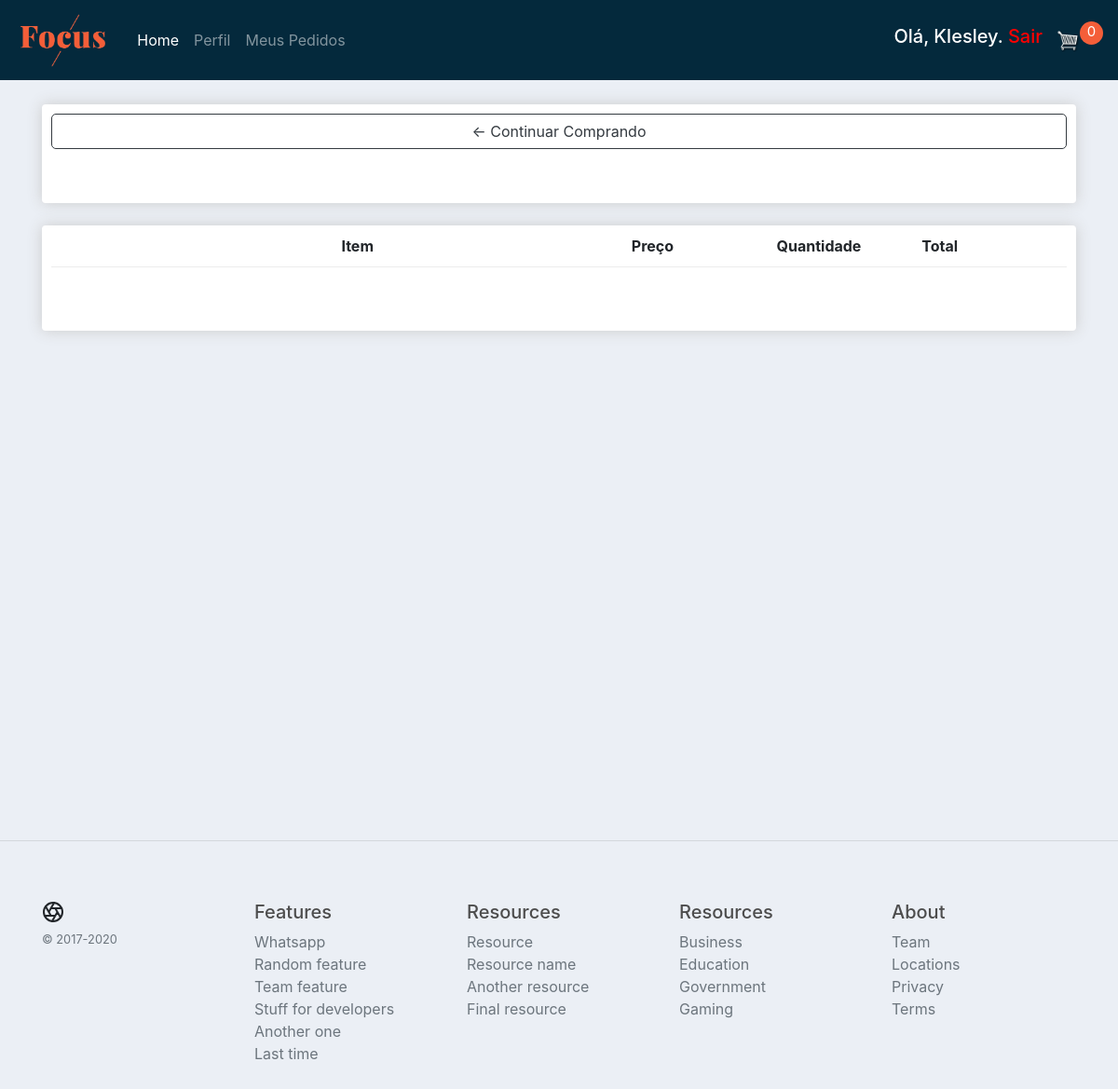
/cart/ (signed in), run on an earlier commit of the app's database.
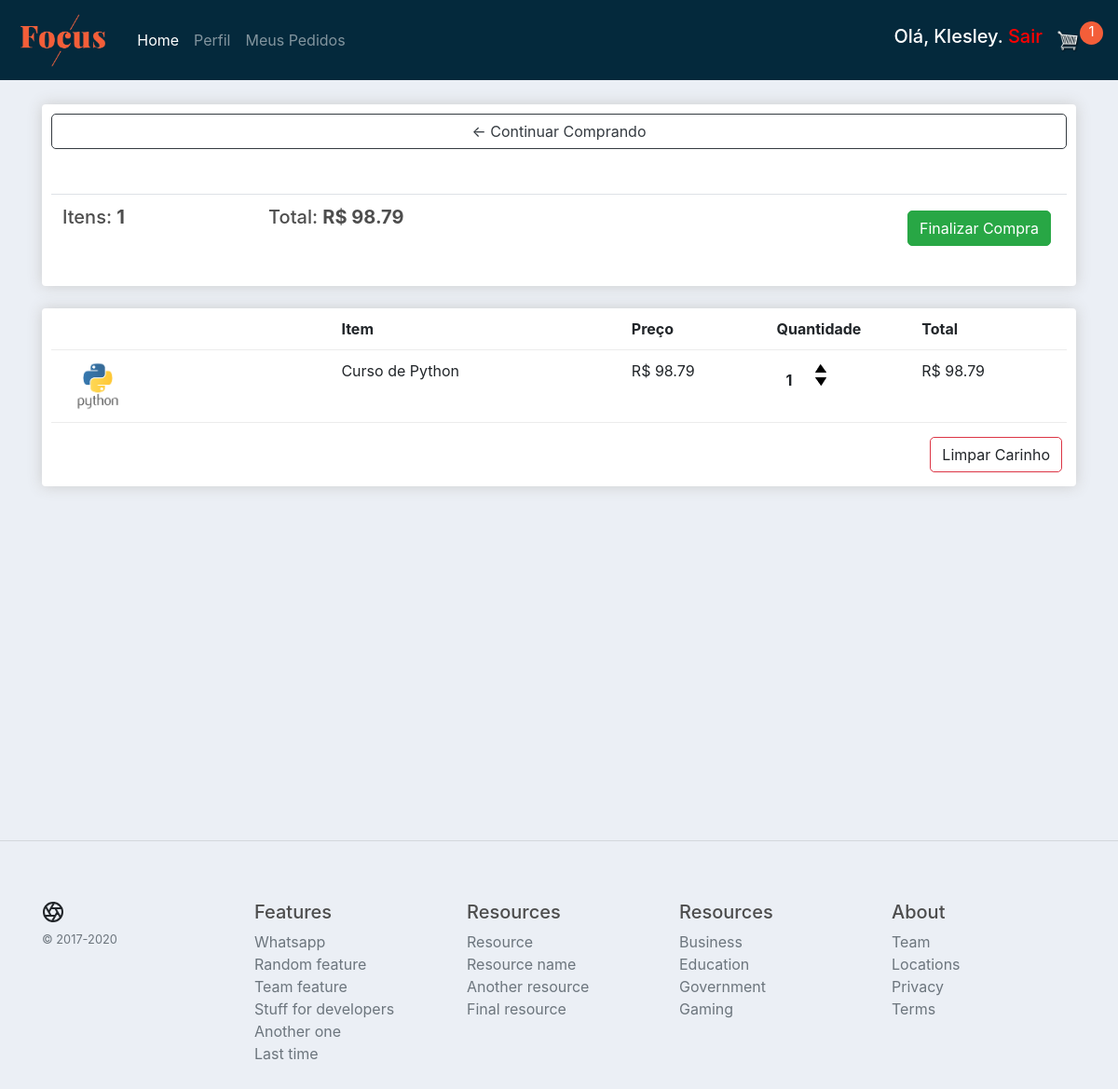
And on a later commit of the database.
### store/models.py (models this page shows, shortened)
class Order(models.Model):
    STATUS = [
        ('In the cart', 'In the cart'),
        ('Waiting for Payment', 'Waiting for Payment'),
        ('Preparation', 'Preparation'),
        ('Out for delivery', 'Out for delivery'),
        ('Delivered', 'Delivered')
    ]
    customer = models.ForeignKey(Customer, on_delete=models.SET_NULL, null=True)
    date_orderd = models.DateTimeField(auto_now_add=True)
    status = models.CharField(max_length=200, choices=STATUS, default=STATUS[0])
    transaction_id = models.CharField(max_length=200, null=False)
    @property
    def get_total_order(self):
        orders_items = self.orderitem_set.all()
        total_order = sum(item.get_total_order_item for item in orders_items)
        return float(total_order)
    @property
    def get_total_cart_items(self):
        orders_items = self.orderitem_set.all()
        total_items = sum([item.quantity for item in orders_items])
        return total_items

class OrderItem(models.Model):
    product = models.ForeignKey(Product, on_delete=models.CASCADE, null=True)
    order = models.ForeignKey(Order, on_delete=models.CASCADE, null=True)
    quantity = models.IntegerField(default=0, null=False, blank=False)
    date_added = models.DateTimeField(auto_now_add=True)
    @property
    def get_total_order_item(self):
        return self.product.price * self.quantity

class Product(models.Model):
    image = models.ImageField(null=True, blank=True)
    name = models.CharField(max_length=200, null=False)
    description = models.TextField(null=True, blank=True)
    price = models.DecimalField(max_digits=8, decimal_places=2)
    digital = models.BooleanField(default=False, null=False)
    available_quantity = models.IntegerField(default=0, null=False, blank=False)
    date_created = models.DateTimeField(null=True, auto_now_add=True)
    @property
    def image_url(self):
        try:
            url = self.image.url
        except:
            url = f'/static/images/Sem-imagem.png'
        return url

### store/views.py (the view)
# urls.py: path('cart/', CartView.as_view(), name='cart'),
class CartView(ListView):
    model = Product
    context_object_name = 'products'
    template_name = 'store/cart.html'
    def get_context_data(self, **kwargs):
        context = super(CartView, self).get_context_data(**kwargs)
        data = cartData(self.request)
        order = data['order']
        context['order'] = order
        context['quantity_items'] = data['quantity_items']
        context['items'] = data['items']
        return context

### store/utils.py (called while the page is built)
def cartData(request) -> dict:
    if request.user.is_authenticated:
        customer = request.user.customer
        order, created = Order.objects.get_or_create(customer=customer, status=Order.STATUS[0][0])
        items = order.orderitem_set.all()
        quantity_items = items.count()
        return {'order': order, 'items': items, 'quantity_items': quantity_items}
    else:
        return cookieCart(request)

### store/templates/store/cart.html (shortened to what this page needs)
{% extends 'base.html' %}
{% load static %}
{% block content %}
    <div class="row">
        <div class="col-lg-12">
            <div class="box-element">
                <a href="{% url 'store' %}" class="btn btn-outline-dark btn-block" style="border-radius: 5px">&#x2190;
                    Continuar
                    Comprando</a>
                <br>
                <br>
                {% if quantity_items > 0 %}
                    <table class="table">
                    <tr>
                        <th>
                            <h5>Itens: <strong>{{ order.get_total_cart_items }}</strong></h5>
                        </th>
                        <th>
                            <h5>Total: <strong>R$ {{ order.get_total_order }}</strong></h5>
                        </th>
                        <th>
                            <a href="{% url 'checkout' %}" class="btn btn-success"
                               style="border-radius: 5px;float: right;margin:5px">Finalizar Compra</a>
                        </th>
                    </tr>
                </table>
                {% endif %}
            </div>
            <br>
            <div class="box-element">
                <div class="cart-row">
                    <div style="flex: 2"></div>
                    <div style="flex: 2"><strong>Item</strong></div>
                    <div style="flex: 1"><strong>Preço</strong></div>
                    <div style="flex: 1"><strong>Quantidade</strong></div>
                    <div style="flex: 1"><strong>Total</strong></div>
                </div>
                {% for item in items %}
                    <div class="cart-row">
                        <div style="flex: 2"><img class="row-image" src="{{ item.product.image_url }}" alt="">
                        </div>
                        <div style="flex: 2">{{ item.product.name }}</div>
                        <div style="flex: 1">R$ {{ item.product.price }}</div>
                        <div style="flex: 1">
                            <p class="quantity">{{ item.quantity }}</p>
                            <div class="quantity">
                                <img class="chg-quantity update-cart" data-product="{{ item.product.id }}"
                                     data-action="add"
                                     src="{% static  'images/arrow-up.png' %}">
                                <img class="chg-quantity update-cart" data-product="{{ item.product.id }}"
                                     data-action="subtract" src="{% static  'images/arrow-down.png' %}">
                            </div>
                        </div>
                        <div style="flex: 1">R$ {{ item.get_total_order_item }}</div>
                    </div>
                {% endfor %}
                {% if quantity_items > 0 %}
                    <a class="btn btn-outline-danger update-cart" data-action="clear_cart" data-product="all"
                       style="border-radius: 5px;float: right;margin:5px">Limpar Carinho</a>
                {% endif %}
                <br>
                <br>
            </div>
        </div>
    </div>
{% endblock %}

### templates/snippet/navbar.html (shortened to what this page needs)
{% load static %}
<nav class="navbar navbar-expand-lg navbar-dark bg-dark">
    <a class="navbar-brand" href="{% url 'store' %}"><img class="brand-img" src="{% static 'images/logo.png' %}" alt=""></a>
    <div class="collapse navbar-collapse" id="navbarSupportedContent">
        <ul class="navbar-nav mr-auto">
            <li class="nav-item active">
                <a class="nav-link" href="{% url 'store' %}">Home <span class="sr-only">(current)</span></a>
            </li>
            {% if request.user.is_authenticated %}
                <a class="nav-link" href="{% url 'account_settings' %}"> Perfil </a>
                <a class="nav-link" href="{% url 'my_orders' %}"> Meus Pedidos </a>
            {% endif %}
        </ul>
        <div class="form-inline my-2 my-lg-0 end">
            {% if request.user.is_authenticated %}
                {% for name in request.user.customer.name.split|slice:1 %}
                    <h5 style="color: white">Olá, {{ name }}. <a style="color: red;" href="{% url 'logout' %}"> Sair</a>
                    </h5>
                {% endfor %}
            {% else %}
                <a href="{% url 'login_page' %}" class="btn btn-warning"
                   style="color: white;border-radius: 5px;background-color: #F45E39;border-color: #F45E39;"><strong>Login</strong></a>
            {% endif %}
            <a href="{% url 'cart' %}">
                <img id="cart-icon" src="{% static 'images/cart.png' %}">
            </a>
            <p id="cart-total">{{ order.get_total_cart_items }}</p>
        </div>
    </div>
</nav>

What changed in the data, as far as the page shows it:
no longer on this page (row edited): Order: get_total_cart_items "0"
added Order: get_total_cart_items "1", get_total_order "98.79"
added OrderItem: product.image_url (picture), product.name "Curso de Python", product.price "98.79", quantity "1", get_total_order_item "98.79"
Also different on the page:
text now shown: "Itens: Total: R$ Finalizar Compra Limpar Carinho"
